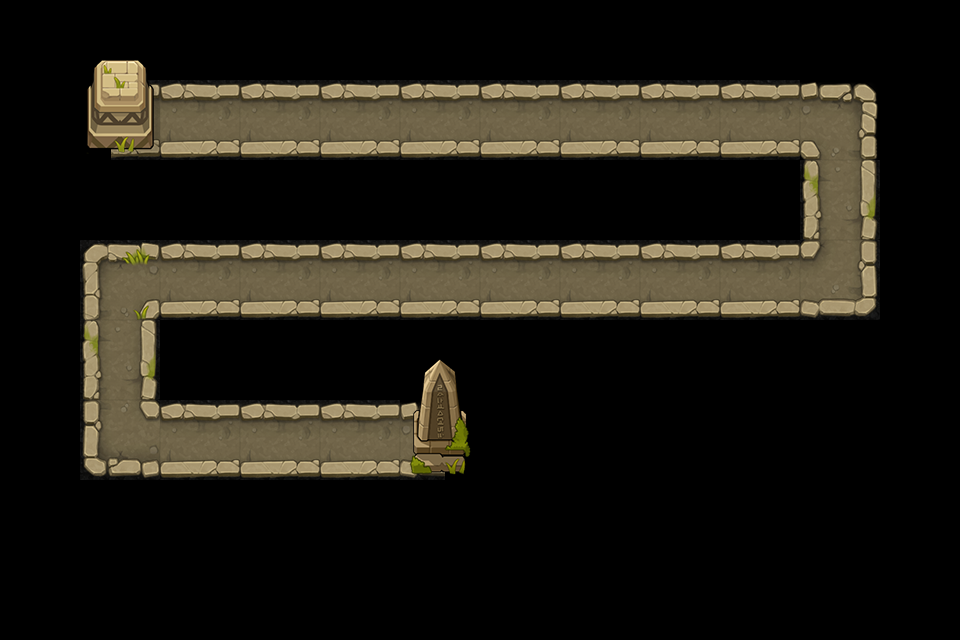

Rendered tile map (Tiled .tmx) drawn with the repository's tilesets; below, a short description and the map source with its tile grids summarised:
An orthogonal 12x8 tile map with 80x80 px tiles, 2 tile layers (road, object) and 12 objects (P0, P1, P2, P3, P4, ...).

<map version="1.0" tiledversion="1.0.3" orientation="orthogonal" renderorder="right-down" width="12" height="8" tilewidth="80" tileheight="80" nextobjectid="13">
 <tileset firstgid="1" name="huangye" tilewidth="80" tileheight="80" tilecount="15" columns="5">
  <image source="huangye.png" width="400" height="240" />
 </tileset>
 <layer name="road" width="12" height="8">
  <data>[96 cells, 27 non-empty, 8 distinct tile ids]</data>
 </layer>
 <layer name="object" width="12" height="8">
  <data>[96 cells, 4 non-empty, 4 distinct tile ids]</data>
 </layer>
 <objectgroup name="path" visible="0">
  <object id="1" name="P0" x="160" y="120" />
  <object id="2" name="P1" x="840" y="120" />
  <object id="3" name="P2" x="840" y="280" />
  <object id="4" name="P3" x="120" y="280" />
  <object id="5" name="P4" x="120" y="440" />
  <object id="6" name="P5" x="400" y="440" />
  <object id="7" name="O0" x="0" y="80" width="80" height="400" />
  <object id="8" name="O1" x="80" y="160" width="720" height="80" />
  <object id="9" name="O2" x="160" y="320" width="240" height="80" />
  <object id="10" name="O3" x="880" y="80" width="80" height="400" />
  <object id="11" name="O4" x="480" y="320" width="400" height="160" />
  <object id="12" name="O5" x="80" y="480" width="800" height="80" />
 </objectgroup>
</map>
